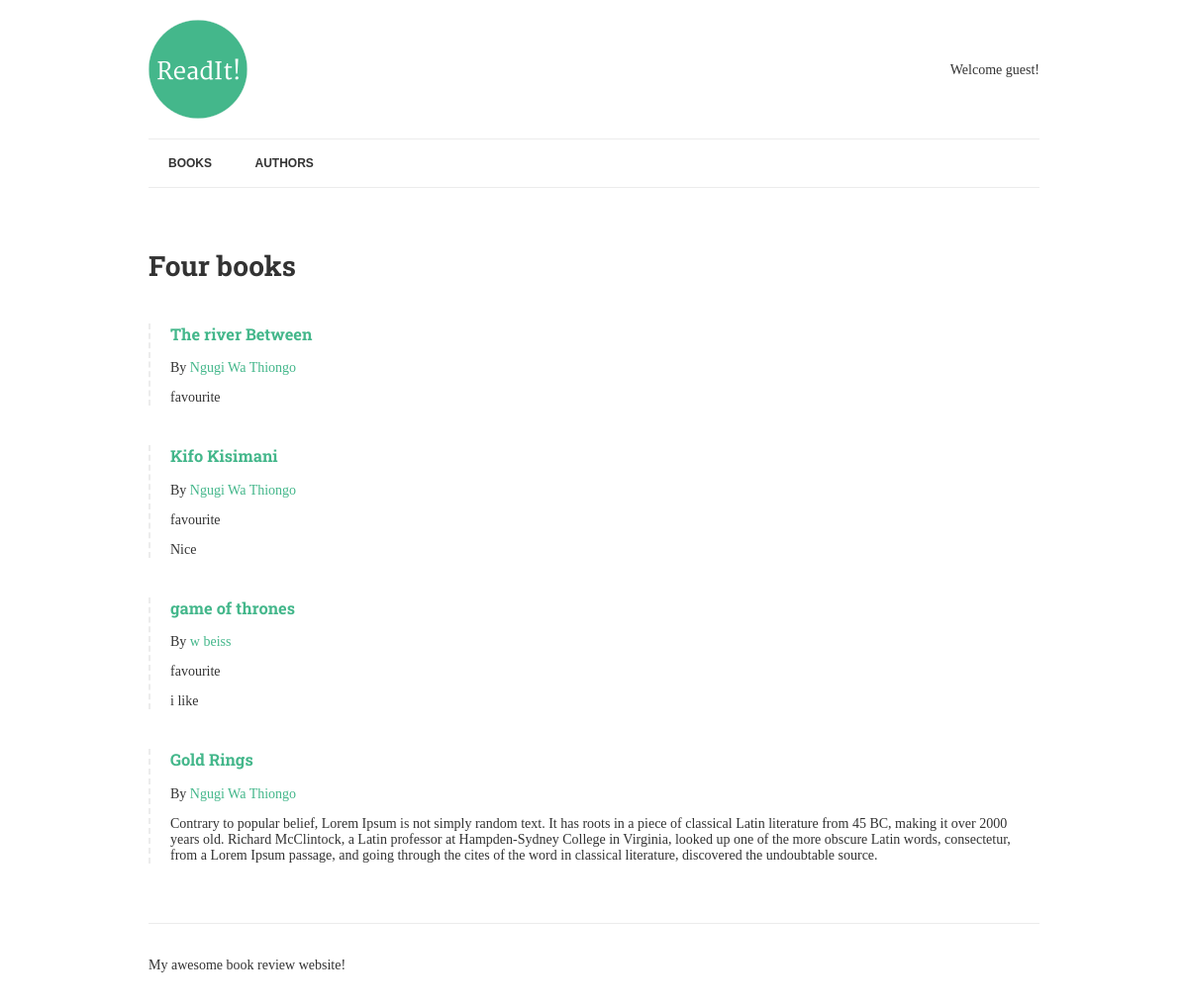
The page / on the database its author committed.
### books/models.py (models this page shows, shortened)
class Book(models.Model):
    title = models.CharField(max_length=150)
    authors = models.ManyToManyField("Author", related_name="books")
    review = models.TextField(blank=True, null=True)
    date_reviewed = models.DateTimeField(blank=True, null=True)
    is_favourite = models.BooleanField(default=False, verbose_name="Favourite?")

class Author(models.Model):
    name = models.CharField(max_length=70, help_text="Use pen name, not real name", unique=True)

### books/views.py (the view)
# urls.py: path('', views.list_books, name='books'),
def list_books(request):
    books = Book.objects.exclude(date_reviewed__isnull=True).prefetch_related('authors')
    context = {
        'books': books
    }
    return render(request, 'list.html', context)

### books/templates/list.html
{% extends "base.html" %}
{% load humanize %}
{% block content %}
	<h1>{{ books.count|apnumber|title }} book{{ books.count|pluralize }}</h1>
	{% for book in books %}
		{% include "book-detail.html" %}
	{% endfor %}
{% endblock %}

### books/templates/book-detail.html
<div class="book">
	<h3><a href="{% url 'book-detail' book.pk %}">{{ book.title }}</a></h3>
	<p>By {% for author in book.authors.all %}<a href="{% url 'author-detail' author.pk %}">{{ author.name }}</a>{% endfor %}</p>
	{% if book.is_favourite %}<p class="highlight">favourite</p>{% endif %}
	<p>{{ book.review|linebreaks }}</p>
</div>

### readit/static/css/style.css (style rules this page uses)
.book { border-left: 2px dashed #ececec; padding-left: 20px; margin: 40px 0; }
body { font-family: 'Merriweather', serif; color: #333; font-size: 14px; }
h1, h2, h3, h4, h5, h6 { font-family: 'Roboto Slab', serif; }
a { color: #44B78B; text-decoration: none; }

### rows shown on the page
Book: title "The river Between", is_favourite "favourite"
Author: name "Ngugi Wa Thiongo"
Book: title "Kifo Kisimani", is_favourite "favourite", review "Nice"
Book: title "game of thrones", is_favourite "favourite", review "i like"
Author: name "w beiss"
Book: title "Gold Rings", review "Contrary to popular belief, Lorem Ipsum is not simply random text. It has roots in a piece of classical Latin literature from 45 BC, making it over 2000 years old. Richard McClintock, a Latin professor at Hampden-Sydney College in Virginia, looked up one of the more obscure Latin words, consectetur, from a Lorem Ipsum passage, and going through the cites of the word in classical literature, discovered the undoubtable source."

### other values the page prints
{{ books.count|apnumber|title }} "Four"
